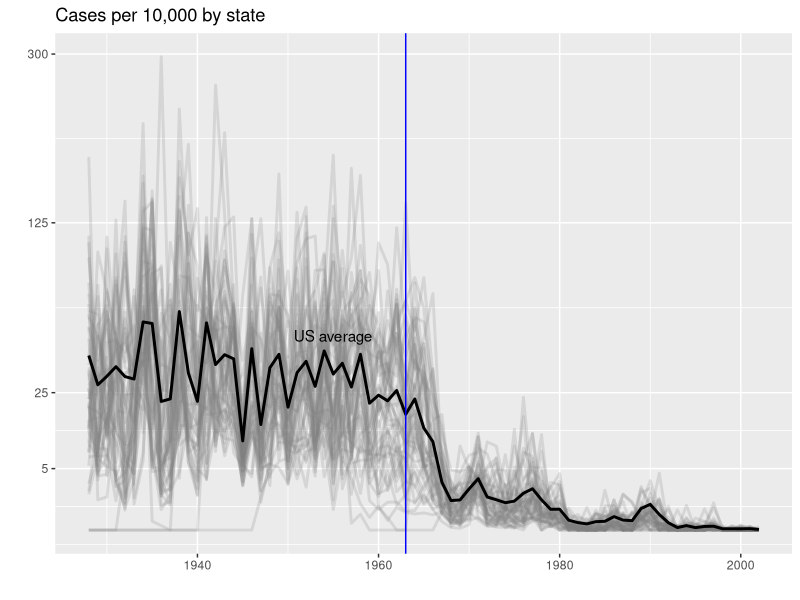
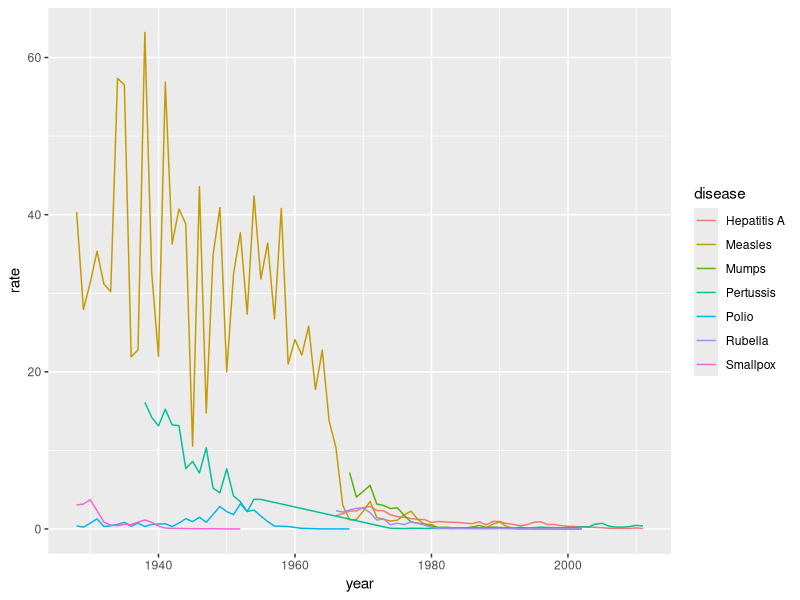

Write R code to recreate these figures, in order.
library(dplyr)
library(ggplot2)
library(dslabs)
library(RColorBrewer)
data(us_contagious_diseases)

the_disease = "Measles"
dat <- us_contagious_diseases %>%
  filter(!state%in%c("Hawaii","Alaska") & disease==the_disease ) %>%
  mutate(rate = count / population * 10000) %>%
  mutate(state = reorder(state, rate))

avg <- us_contagious_diseases %>%
  filter(disease==the_disease) %>% group_by(year) %>%
  summarize(us_rate = sum(count, na.rm=TRUE)/sum(population, na.rm=TRUE)*10000)

dat %>% ggplot() +
  geom_line(aes(year, rate, group = state),  color = "grey50", 
            show.legend = FALSE, alpha = 0.2, size = 1) +
  geom_line(mapping = aes(year, us_rate),  data = avg, size = 1, color = "black") +
  scale_y_continuous(trans = "sqrt", breaks = c(5,25,125,300)) + 
  ggtitle("Cases per 10,000 by state") + 
  xlab("") + 
  ylab("") +
  geom_text(data = data.frame(x=1955, y=50), mapping = aes(x, y, label="US average"), color="black") + 
  geom_vline(xintercept=1963, col = "blue")

#****Un autre code pour montrer l'evolution des cas de maladies
library(dplyr)
library(ggplot2)
library(dslabs)
library(RColorBrewer)
data(us_contagious_diseases)
us_contagious_diseases%>%group_by(year,disease)%>%filter(!is.na(population))%>%
  summarize(rate=sum(count)/sum(population)*10000)%>%
  ggplot(aes(year,rate,color=disease))+
  geom_line()
